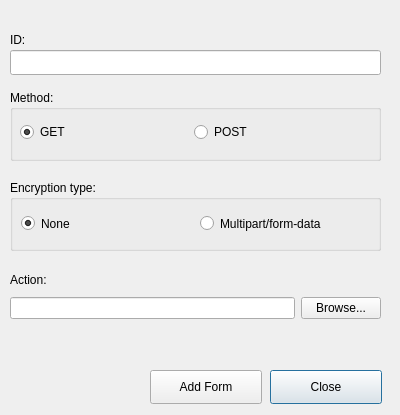
<?xml version="1.0" encoding="UTF-8"?>
<ui version="4.0">
 <class>InsertFormDialog</class>
 <widget class="QDialog" name="InsertFormDialog">
  <property name="geometry">
   <rect>
    <x>0</x>
    <y>0</y>
    <width>400</width>
    <height>415</height>
   </rect>
  </property>
  <property name="windowTitle">
   <string>Insert a Form</string>
  </property>
  <widget class="QLabel" name="label">
   <property name="geometry">
    <rect>
     <x>10</x>
     <y>30</y>
     <width>181</width>
     <height>19</height>
    </rect>
   </property>
   <property name="text">
    <string>ID:</string>
   </property>
  </widget>
  <widget class="QLineEdit" name="lineEdit">
   <property name="geometry">
    <rect>
     <x>10</x>
     <y>50</y>
     <width>371</width>
     <height>25</height>
    </rect>
   </property>
  </widget>
  <widget class="QLabel" name="label_4">
   <property name="geometry">
    <rect>
     <x>10</x>
     <y>270</y>
     <width>201</width>
     <height>19</height>
    </rect>
   </property>
   <property name="text">
    <string>Action:</string>
   </property>
  </widget>
  <widget class="QPushButton" name="closeButton">
   <property name="geometry">
    <rect>
     <x>270</x>
     <y>370</y>
     <width>112</width>
     <height>34</height>
    </rect>
   </property>
   <property name="text">
    <string>Close</string>
   </property>
  </widget>
  <widget class="QPushButton" name="addButton">
   <property name="geometry">
    <rect>
     <x>150</x>
     <y>370</y>
     <width>112</width>
     <height>34</height>
    </rect>
   </property>
   <property name="text">
    <string>Add Form</string>
   </property>
  </widget>
  <widget class="QGroupBox" name="groupBox">
   <property name="geometry">
    <rect>
     <x>10</x>
     <y>180</y>
     <width>371</width>
     <height>71</height>
    </rect>
   </property>
   <property name="title">
    <string>Encryption type: </string>
   </property>
   <widget class="QWidget" name="">
    <property name="geometry">
     <rect>
      <x>11</x>
      <y>34</y>
      <width>351</width>
      <height>19</height>
     </rect>
    </property>
    <layout class="QHBoxLayout" name="horizontalLayout_2">
     <item>
      <widget class="QRadioButton" name="method_get">
       <property name="text">
        <string>None</string>
       </property>
       <property name="checked">
        <bool>true</bool>
       </property>
       <attribute name="buttonGroup">
        <string notr="true">enctypeGroup</string>
       </attribute>
      </widget>
     </item>
     <item>
      <widget class="QRadioButton" name="method_post">
       <property name="text">
        <string>Multipart/form-data</string>
       </property>
       <attribute name="buttonGroup">
        <string notr="true">enctypeGroup</string>
       </attribute>
      </widget>
     </item>
    </layout>
   </widget>
  </widget>
  <widget class="QGroupBox" name="groupBox_2">
   <property name="geometry">
    <rect>
     <x>10</x>
     <y>90</y>
     <width>371</width>
     <height>71</height>
    </rect>
   </property>
   <property name="title">
    <string>Method:</string>
   </property>
   <widget class="QWidget" name="layoutWidget">
    <property name="geometry">
     <rect>
      <x>10</x>
      <y>30</y>
      <width>341</width>
      <height>25</height>
     </rect>
    </property>
    <layout class="QHBoxLayout" name="horizontalLayout">
     <item>
      <widget class="QRadioButton" name="radioButton">
       <property name="text">
        <string>GET</string>
       </property>
       <property name="checked">
        <bool>true</bool>
       </property>
       <attribute name="buttonGroup">
        <string notr="true">methodGroup</string>
       </attribute>
      </widget>
     </item>
     <item>
      <widget class="QRadioButton" name="radioButton_2">
       <property name="text">
        <string>POST</string>
       </property>
       <attribute name="buttonGroup">
        <string notr="true">methodGroup</string>
       </attribute>
      </widget>
     </item>
    </layout>
   </widget>
  </widget>
  <widget class="QWidget" name="layoutWidget">
   <property name="geometry">
    <rect>
     <x>10</x>
     <y>290</y>
     <width>371</width>
     <height>36</height>
    </rect>
   </property>
   <layout class="QHBoxLayout" name="horizontalLayout_3">
    <item>
     <widget class="QLineEdit" name="actionPathTextBox"/>
    </item>
    <item>
     <widget class="QPushButton" name="browseButton">
      <property name="text">
       <string>Browse...</string>
      </property>
     </widget>
    </item>
   </layout>
  </widget>
 </widget>
 <resources/>
 <connections/>
 <buttongroups>
  <buttongroup name="enctypeGroup"/>
  <buttongroup name="methodGroup"/>
 </buttongroups>
</ui>
